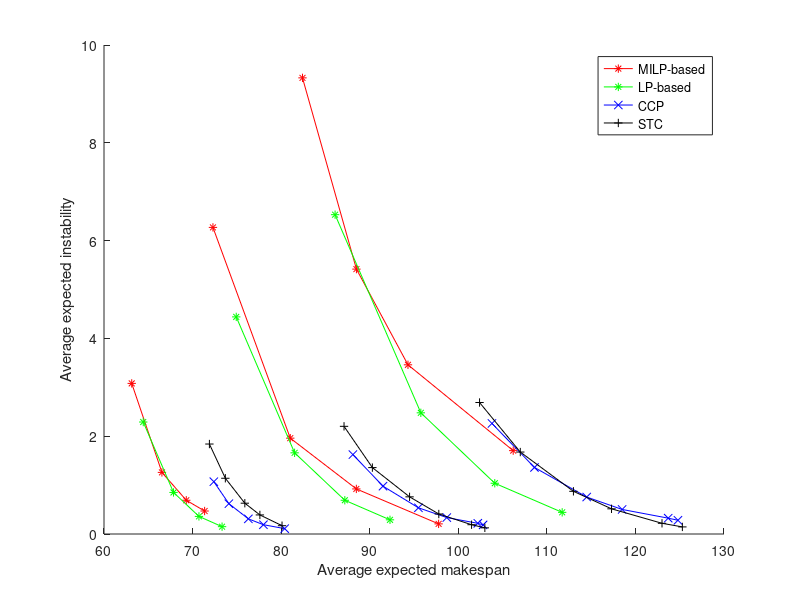

Recreate this plot in MATLAB.
clear all;
close all;

figure
hold on;

%% low: 0.05, 0.10, 0.20, 0.40, 0.60
exn_mine=[71.36 69.29 66.54 63.13];
stb_mine=[0.47 0.69 1.26 3.08];

% 0.60 = (62.10, 4.680)
exn_mine2=[73.33 70.72 67.85 64.43];
stb_mine2=[0.150 0.360 0.850 2.290];

exn_ccp=[80.4 78.0 76.3 74.1 72.4];
stb_ccp=[0.11 0.19 0.31 0.62 1.07];

exn_stc=[80.1 77.6 75.9 73.7 71.9];
stb_stc=[0.17 0.39 0.63 1.14 1.84];

plot(exn_mine, stb_mine, 'red-*')
plot(exn_mine2, stb_mine2, 'green-*')
plot(exn_ccp, stb_ccp,'blue-x')
plot(exn_stc, stb_stc, 'black-+')

%% med: 0.05, 0.10, 0.20, 0.40, 0.60
% 0.60 = (68.1, 11.54)
exn_mine=[97.78 88.49 81.03 72.3];
stb_mine=[0.207 0.922 1.96 6.27];

% 0.60 = (70.3, 9.10)
exn_mine2=[92.29 87.19 81.52 74.93];
stb_mine2=[0.29 0.69 1.66 4.44];

exn_ccp=[102.8 102.2 98.7 95.5  91.5 88.1];
stb_ccp=[0.186 0.219 0.336 0.536 0.978 1.624];

exn_stc=[103 101.5 97.8 94.5 90.3 87.1];
stb_stc=[0.126 0.190 0.409 0.760 1.358 2.202];

plot(exn_mine, stb_mine, 'red-*')
plot(exn_mine2, stb_mine2, 'green-*')
plot(exn_ccp, stb_ccp,'blue-x')
plot(exn_stc, stb_stc, 'black-+')

%% high: 0.05, 0.10, 0.20, 0.40, 0.60
% 0.60 = (75.96, 17.223)
exn_mine=[106.2 94.32 88.5 82.41];
stb_mine=[1.705 3.460 5.417 9.328];

%0.60 = (79.19, 13.557)
exn_mine2=[111.73 104.12 95.772 86.09];
stb_mine2=[0.443 1.038 2.478 6.53];

exn_ccp=[124.8 123.7 118.5 114.5 108.6 103.8];
stb_ccp=[0.281 0.324 0.502 0.756 1.361 2.261];

exn_stc=[125.3 123.0 117.3 113.0 107.0 102.4];
stb_stc=[0.145 0.219 0.515 0.873 1.676 2.689];

plot(exn_mine, stb_mine, 'red-*')
plot(exn_mine2, stb_mine2, 'green-*')
plot(exn_ccp, stb_ccp,'blue-x')
plot(exn_stc, stb_stc, 'black-+')

legend('MILP-based', 'LP-based', 'CCP', 'STC')

xlabel('Average expected makespan')
ylabel('Average expected instability')
